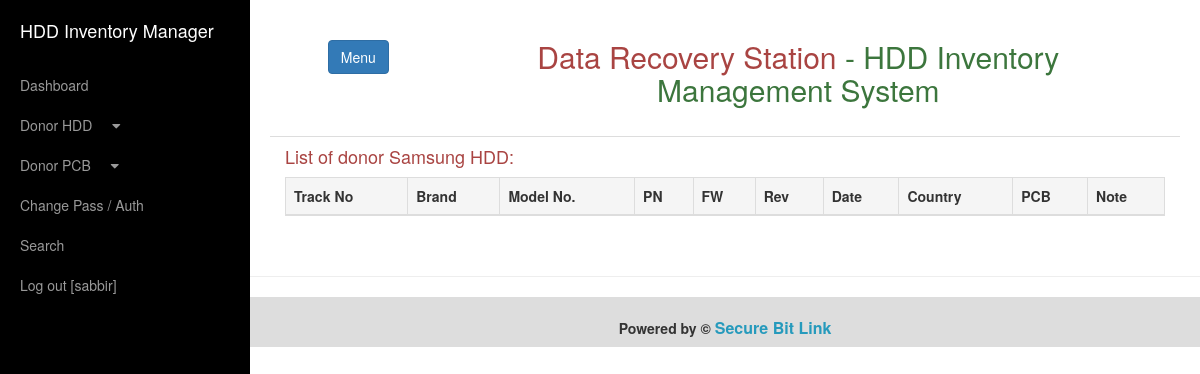
The page /App/index.php?page_id=hdd-samsung (signed in) on the database as committed earlier.
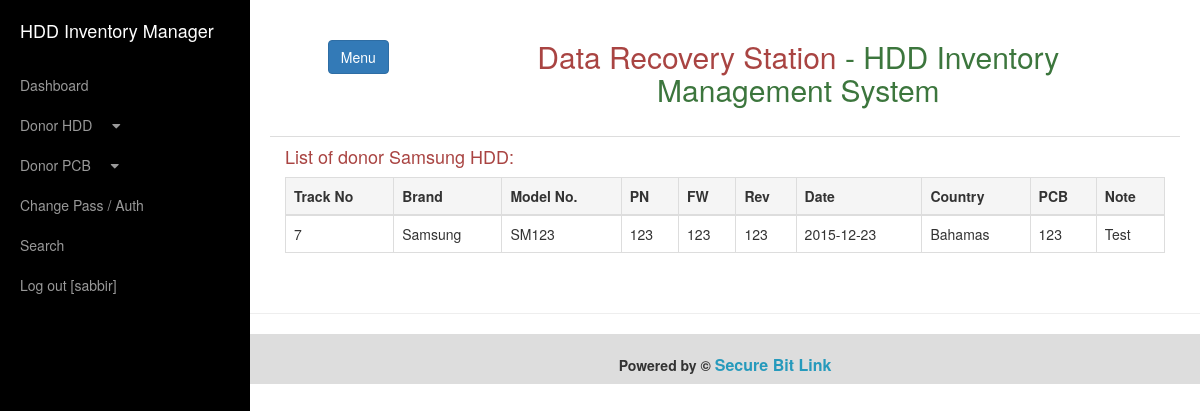
The same page on the database as committed later.
### tables this page shows
CREATE TABLE IF NOT EXISTS `donor_hdd_inventory` (
  `ID` int(11) NOT NULL AUTO_INCREMENT,
  `TRACK_NO` int(11) NOT NULL,
  `MODEL_NAME` varchar(100) NOT NULL,
  `MODEL_NO` varchar(50) NOT NULL,
  `DATE` date NOT NULL,
  `COUNTRY` varchar(100) NOT NULL,
  `PCB` varchar(100) NOT NULL,
  `NOTE` text NOT NULL,
  `DTTM` datetime NOT NULL,
  `SYSTEM_DTTM` timestamp NOT NULL DEFAULT CURRENT_TIMESTAMP ON UPDATE CURRENT_TIMESTAMP,
  PRIMARY KEY (`ID`),
  UNIQUE KEY `TRACK_NO` (`TRACK_NO`),
  KEY `MODEL_NAME` (`MODEL_NAME`)
);

CREATE TABLE IF NOT EXISTS `donor_samsung` (
  `ID` int(11) NOT NULL AUTO_INCREMENT,
  `TRACK_NO` int(11) NOT NULL,
  `PN` varchar(100) NOT NULL,
  `FW` varchar(100) NOT NULL,
  `REV` varchar(100) NOT NULL,
  PRIMARY KEY (`ID`),
  UNIQUE KEY `TRACH_NO` (`TRACK_NO`)
);

### App/security/DrsbdPermission.php (called while the page is built, shortened)
<?php
class DrsbdPermission {
    public function dbConnect(){
        $connect = mysqli_connect("kodaatcom.ipagemysql.com","drshddinventory","Data@Recovery!Station","drshddinventorydb") or die(mysqli_connect_error());
        if (mysqli_connect_error()){
            return flase;
        }
        else
            return $connect;
    }
    public function getUserType(){
        return $_SESSION['userType'];
    }
}
?>

### App/report/hdd/samsung.php (the view, shortened to what this page needs)
<h4 class="text-danger">List of donor Samsung HDD:</h4>
<table class="table table-bordered">
    <thead>
    <tr class="active ">
        <th>Track No</th>
        <th>Brand</th>
        <th>Model No.</th>
        <th>PN</th>
        <th>FW</th>
        <th>Rev</th>
        <th>Date</th>
        <th>Country</th>
        <th>PCB</th>
        <th>Note</th>
    </tr>
    </thead>
<?php
$result = mysqli_query($permission->dbConnect(), "SELECT * FROM DONOR_HDD_INVENTORY AS D, DONOR_SAMSUNG AS S
          WHERE D.MODEL_NAME='Samsung' AND D.TRACK_NO=S.TRACK_NO ORDER BY D.TRACK_NO ASC ");
if(mysqli_num_rows($result)){
    if( ($permission->getUserType() == "ADMIN") || ($permission->getUserType() == "SUPER_ADMIN") ){
        while($data = mysqli_fetch_array($result)){
            echo "<tr>
            <td>". $data['TRACK_NO'] ."</td>
            <td>". $data['MODEL_NAME'] ."</td>
            <td>". $data['MODEL_NO'] ."</td>
            <td>". $data['PN'] ."</td>
            <td>". $data['FW'] ."</td>
            <td>". $data['REV'] ."</td>
            <td>". $data['DATE'] ."</td>
            <td>". $data['COUNTRY'] ."</td>
            <td>". $data['PCB'] ."</td>
            <td>". $data['NOTE'] ."</td>
            <td><a href='index.php?page_id=hdd_edit&id=". $data['TRACK_NO'] ."'>Edit</a>&nbsp;<a href='index.php?page_id=hdd_delete&id=". $data['TRACK_NO'] ."'>Delete</a></td>
        </tr>";
        }
    }else{
        while($data = mysqli_fetch_array($result)){
            echo "<tr>
            <td>". $data['TRACK_NO'] ."</td>
            <td>". $data['MODEL_NAME'] ."</td>
            <td>". $data['MODEL_NO'] ."</td>
            <td>". $data['PN'] ."</td>
            <td>". $data['FW'] ."</td>
            <td>". $data['REV'] ."</td>
            <td>". $data['DATE'] ."</td>
            <td>". $data['COUNTRY'] ."</td>
            <td>". $data['PCB'] ."</td>
            <td>". $data['NOTE'] ."</td>
        </tr>";
        }
    }
}
echo "</table>";?>

Rows that differ between the two databases and show on the page:
added donor_hdd_inventory: donor_samsung.TRACK_NO "7", MODEL_NAME "Samsung", MODEL_NO "SM123", donor_samsung.PN "123", donor_samsung.FW "123", donor_samsung.REV "123", DATE "2015-12-23", COUNTRY "Bahamas", PCB "123", NOTE "Test"
